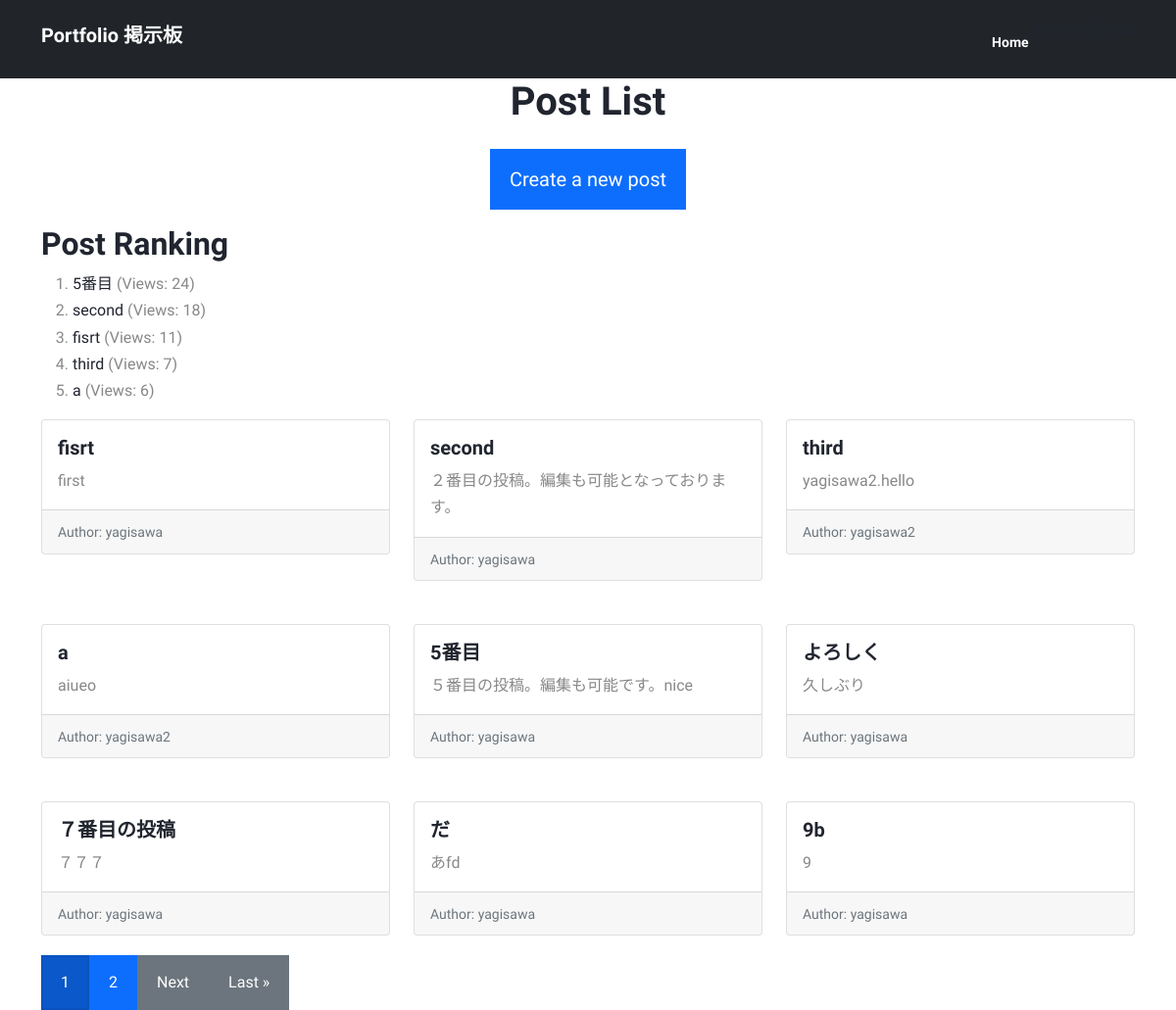
The page / on the database its author committed.
### myapp/models.py (models this page shows, shortened)
class Post(models.Model):
    title = models.CharField(max_length=200)
    content = models.TextField()
    author = models.ForeignKey(User, on_delete=models.CASCADE)
    created_at = models.DateTimeField(auto_now_add=True)
    updated_at = models.DateTimeField(auto_now=True)
    likes = models.ManyToManyField(settings.AUTH_USER_MODEL, related_name='likes', blank=True)
    views = models.IntegerField(default=0)
    icon = models.ImageField(upload_to='icons/', blank=True, null=True)
    def get_author_avatar_url(self):
        return self.author.profile.avatar.url if self.author.profile.avatar else None

### myapp/views.py (the view)
# urls.py: path('', views.post_list, name='post_list'),
def post_list(request):
    posts = Post.objects.all()
    ranked_posts = Post.objects.annotate(num_views=F('views') + 1).order_by('-num_views')[:5]
    paginator = Paginator(posts, 9)
    page_number = request.GET.get('page')
    page_obj = paginator.get_page(page_number)
    if page_number is None or int(page_number) == 1:
        show_ranking = True
    else:
        show_ranking = False
    if request.method == 'POST':
        form = CommentForm(request.POST)
        if form.is_valid():
            comment = form.save(commit=False)
            comment.post = Post
            comment.save()
            return redirect('post_detail', pk=Post.pk)
    else:
        form = CommentForm()
    return render(request, 'myapp/post_list.html', {'posts': posts, 'ranked_posts': ranked_posts, 'page_obj': page_obj, 'form': form})

### myapp/templates/myapp/post_list.html (shortened to what this page needs)
{% extends 'base.html' %}
{% load static %}
{% block content %}
<div class="container">
  <div class="text-center">
    <h1>Post List</h1>
    <a class="btn btn-primary btn-lg mt-3 mb-3" href="{% url 'post_create' %}">Create a new post</a>
  </div>
  <div class="row">
    <div class="col-md-12">
      <div class="post-section">
        <h2>Post Ranking</h2>
        <ol class="ranking-list">
          {% for post in ranked_posts %}
            <li><a href="{% url 'post_detail' post.pk %}">{{ post.title }}</a> (Views: {{ post.views }})</li>
          {% empty %}
            <li>No posts yet.</li>
            <li>Be the first to create a post and get to the top of the ranking!</li>
          {% endfor %}
        </ol>
      </div>
    </div>
  </div>
  {% if page_obj %}
    <div class="row row-cols-1 row-cols-md-3 g-4">
      {% for post in page_obj %}
        <div class="col">
          <div class="card">
            <div class="card-body">
              <h5 class="card-title"><a href="{% url 'post_detail' post.pk %}">{{ post.title }}</a></h5>
              <p class="card-text">{{ post.content }}</p>
            </div>
            <div class="card-footer">
              <small class="text-muted">Author: {{ post.author.username }}</small>
            </div>
          </div>
        </div>
      {% empty %}
        <p>No posts yet.</p>
      {% endfor %}
    </div>
    {% if page_obj.has_other_pages %}
      <div class="pagination">
        {% for num in page_obj.paginator.page_range %}
          {% if page_obj.number == num %}
            <a class="btn btn-primary active" href="?page={{ num }}">{{ num }}</a>
          {% else %}
            <a class="btn btn-primary" href="?page={{ num }}">{{ num }}</a>
          {% endif %}
        {% endfor %}
        {% if page_obj.has_next %}
          <a class="btn btn-secondary" href="?page={{ page_obj.next_page_number }}">Next</a>
          <a class="btn btn-secondary" href="?page={{ page_obj.paginator.num_pages }}">Last &raquo;</a>
        {% endif %}
      </div>
    {% endif %}
  {% else %}
    <p>No posts yet.</p>
  {% endif %}
</div>
{% endblock %}

### myapp/static/myapp/style.css (style rules this page uses)
:root { --primary: #0d6efd; --dark: #21252f; --body: #888; }
body { font-family: 'Sora', sans-serif; line-height: 1.7; color: var(--body); }
h1, h2, h3, h4, h5, h6 { color: var(--dark); font-weight: 700; }
a { color: var(--dark); text-decoration: none; }
.btn { padding: 14px 18px; border-width: 2px; border-radius: 0; }
.card { margin-bottom: 20px; }

### rows shown on the page
Post: title "5番目", views "24", content "５番目の投稿。編集も可能です。nice", author.username "yagisawa"
Post: title "second", views "18", content "２番目の投稿。編集も可能となっております。", author.username "yagisawa"
Post: title "fisrt", views "11", content "first", author.username "yagisawa"
Post: title "third", views "7", content "yagisawa2.hello", author.username "yagisawa2"
Post: title "a", views "6", content "aiueo", author.username "yagisawa2"
Post: title "よろしく", content "久しぶり", author.username "yagisawa"
Post: title "７番目の投稿", content "７７７", author.username "yagisawa"
Post: title "だ", content "あfd", author.username "yagisawa"
Post: title "9b", content "9", author.username "yagisawa"

### other values the page prints
{{ num }} "1"
{{ num }} "2"
